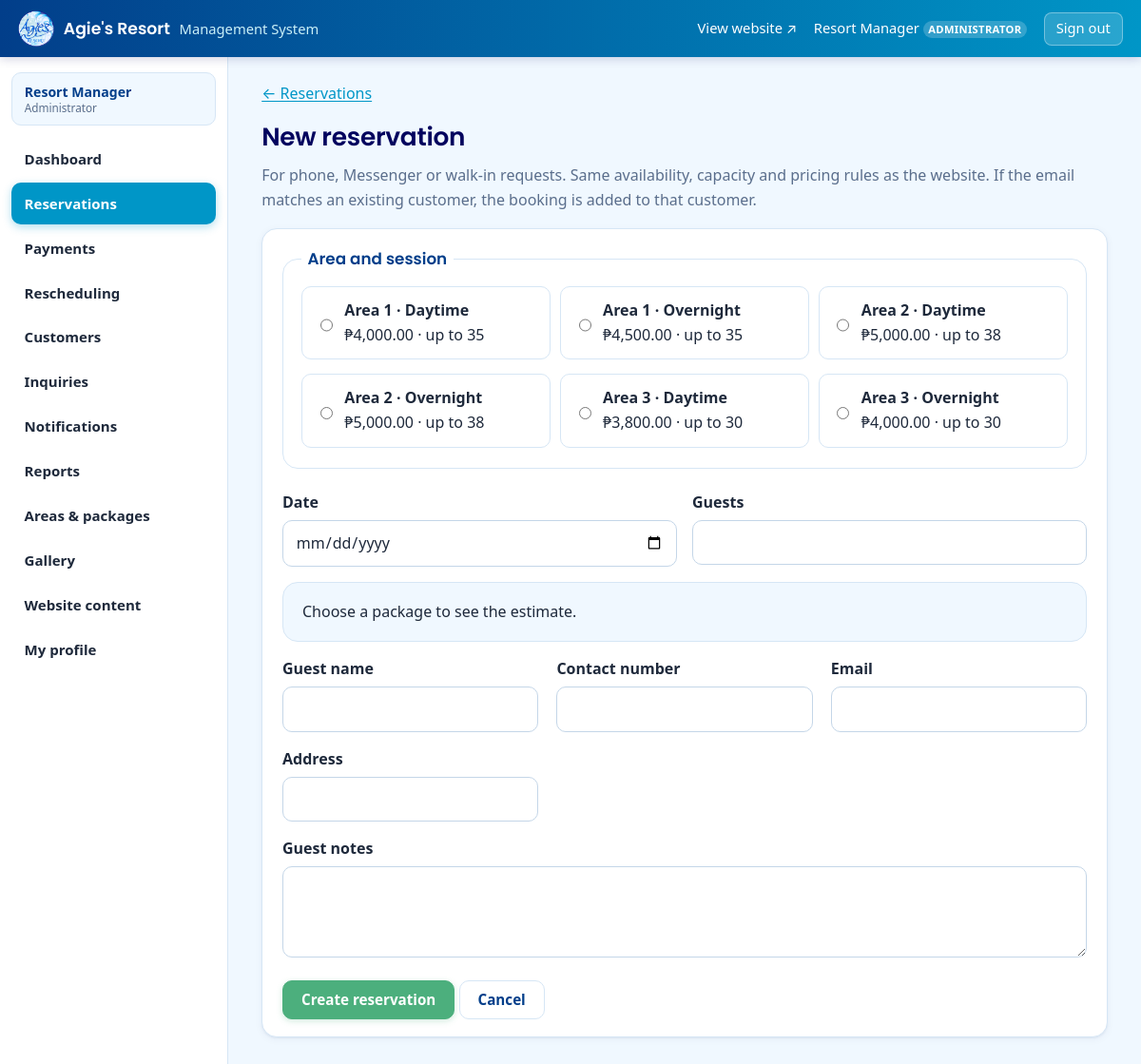
Page /admin/reservation-new.php (signed in) on the committed database.
### tables this page shows
CREATE TABLE `packages` (
  `package_id` int(10) UNSIGNED NOT NULL AUTO_INCREMENT,
  `area_id` int(10) UNSIGNED NOT NULL,
  `package_name` varchar(120) NOT NULL,
  `booking_type` enum('DAYTIME','OVERNIGHT') NOT NULL,
  `rate` decimal(10,2) NOT NULL,
  `max_guests` smallint(5) UNSIGNED NOT NULL,
  `additional_guest_fee` decimal(10,2) NOT NULL DEFAULT 50.00,
  `max_extra_guests` smallint(5) UNSIGNED NOT NULL DEFAULT 0 COMMENT 'Extra guests allowed above max_guests (0 = strict capacity). Set only after management confirms.',
  `down_payment` decimal(10,2) NOT NULL DEFAULT 1000.00,
  `start_time` time NOT NULL,
  `end_time` time NOT NULL,
  `description` varchar(255) DEFAULT NULL,
  `image` varchar(255) DEFAULT NULL,
  `status` enum('ACTIVE','INACTIVE') NOT NULL DEFAULT 'ACTIVE',
  `sort_order` smallint(6) NOT NULL DEFAULT 0,
  `created_at` timestamp NOT NULL DEFAULT current_timestamp(),
  `updated_at` timestamp NOT NULL DEFAULT current_timestamp() ON UPDATE current_timestamp(),
  PRIMARY KEY (`package_id`),
  UNIQUE KEY `uq_pkg_area_type` (`area_id`,`booking_type`),
  KEY `idx_pkg_status` (`status`),
  CONSTRAINT `fk_pkg_area` FOREIGN KEY (`area_id`) REFERENCES `resort_areas` (`area_id`) ON DELETE RESTRICT,
  CONSTRAINT `chk_pkg_rate` CHECK (`rate` >= 0 AND `additional_guest_fee` >= 0 AND `down_payment` >= 0 AND `down_payment` <= `rate`),
  CONSTRAINT `chk_pkg_guests` CHECK (`max_guests` > 0)
);

CREATE TABLE `resort_areas` (
  `area_id` int(10) UNSIGNED NOT NULL AUTO_INCREMENT,
  `area_code` varchar(20) NOT NULL,
  `area_name` varchar(80) NOT NULL,
  `description` text DEFAULT NULL,
  `capacity` smallint(5) UNSIGNED NOT NULL DEFAULT 30,
  `main_image` varchar(255) DEFAULT NULL,
  `status` enum('ACTIVE','INACTIVE') NOT NULL DEFAULT 'ACTIVE',
  `sort_order` smallint(6) NOT NULL DEFAULT 0,
  `created_at` timestamp NOT NULL DEFAULT current_timestamp(),
  `updated_at` timestamp NOT NULL DEFAULT current_timestamp() ON UPDATE current_timestamp(),
  PRIMARY KEY (`area_id`),
  UNIQUE KEY `uq_area_code` (`area_code`),
  UNIQUE KEY `uq_area_name` (`area_name`),
  CONSTRAINT `chk_area_capacity` CHECK (`capacity` > 0)
);

### app/bootstrap.php (called while the page is built, shortened)
<?php
function config(string $key, $default = null)
{
    return $GLOBALS['APP_CONFIG'][$key] ?? $default;
}
require APP_ROOT . '/app/lib/db.php';
require APP_ROOT . '/app/lib/helpers.php';
require APP_ROOT . '/app/lib/auth.php';
require APP_ROOT . '/app/services/ReservationService.php';

### app/lib/helpers.php (called while the page is built, shortened)
<?php
function e($v): string
{
    return htmlspecialchars((string) ($v ?? ''), ENT_QUOTES | ENT_SUBSTITUTE, 'UTF-8');
}
function url(string $path = ''): string
{
    return rtrim((string) config('base_url', ''), '/') . '/' . ltrim($path, '/');
}
function asset(string $path): string
{
    $f = APP_ROOT . '/' . ltrim($path, '/');
    return url($path) . (is_file($f) ? '?v=' . filemtime($f) : '');
}
function money($n): string
{
    return '₱' . number_format((float) $n, 2);
}
function type_short(string $type): string
{
    return $type === 'OVERNIGHT' ? 'Overnight' : 'Daytime';
}
function old(string $key, string $default = ''): string
{
    return isset($_POST[$key]) && is_string($_POST[$key]) ? $_POST[$key] : $default;
}
function setting(string $key, $default = null)
{
    static $cache = null;
    if ($cache === null) {
        $cache = [];
        foreach (q_all('SELECT setting_key, setting_value FROM system_settings') as $r) {
            $cache[$r['setting_key']] = $r['setting_value'];
        }
    }
    return $cache[$key] ?? $default;
}
function setting_int(string $key, int $default): int
{
    $v = setting($key);
    return ($v !== null && preg_match('/^\d+$/', (string) $v)) ? (int) $v : $default;
}

### app/lib/auth.php (called while the page is built, shortened)
<?php
function current_admin(): ?array
{
    static $loaded = false, $admin = null;
    if ($loaded) {
        return $admin;
    }
    $loaded = true;
    $id = $_SESSION['admin_id'] ?? null;
    $timeout = 60 * max(5, setting_int('session_timeout_minutes', 30));
    $row = q_one('SELECT admin_id, full_name, username, email, role, status, must_change_password FROM admins WHERE admin_id = ?', [$id]);
    $admin = $row;
    return $admin;
}
function require_login(): array
{
    $a = current_admin();
    return $a;
}
function require_perm(string $perm): array
{
    $a = require_login();
    return $a;
}

### app/lib/db.php (called while the page is built, shortened)
<?php
function db(): PDO
{
    static $pdo = null;
    if ($pdo === null) {
        $c = config('db');
        $dsn = sprintf('mysql:host=%s;port=%d;dbname=%s;charset=utf8mb4', $c['host'], (int) $c['port'], $c['name']);
        $pdo = new PDO($dsn, $c['user'], $c['pass'], [
            PDO::ATTR_ERRMODE            => PDO::ERRMODE_EXCEPTION,
            PDO::ATTR_DEFAULT_FETCH_MODE => PDO::FETCH_ASSOC,
            PDO::ATTR_EMULATE_PREPARES   => false,
            PDO::ATTR_STRINGIFY_FETCHES  => false,
        ]);
        $pdo->exec("SET time_zone = '+08:00'");
        $pdo->exec("SET SESSION TRANSACTION ISOLATION LEVEL READ COMMITTED");
    }
    return $pdo;
}
function q(string $sql, array $params = []): PDOStatement
{
    $st = db()->prepare($sql);
    $st->execute($params);
    return $st;
}
function q_all(string $sql, array $params = []): array
{
    return q($sql, $params)->fetchAll();
}
function q_one(string $sql, array $params = []): ?array
{
    $row = q($sql, $params)->fetch();
    return $row === false ? null : $row;
}

### app/services/ReservationService.php (called while the page is built, shortened)
<?php
final class ReservationService
{
    public static function packages(bool $activeOnly = true): array
    {
        $rows = q_all(
            'SELECT p.*, a.area_name, a.area_code, a.capacity, a.description AS area_description, a.main_image, a.status AS area_status
               FROM packages p JOIN resort_areas a ON a.area_id = p.area_id'
            . ($activeOnly ? " WHERE p.status = 'ACTIVE' AND a.status = 'ACTIVE'" : '')
            . ' ORDER BY a.sort_order, a.area_id, p.booking_type'
        );
        $incl = [];
        foreach (q_all('SELECT package_id, inclusion_text FROM package_inclusions ORDER BY package_id, sort_order, inclusion_id') as $i) {
            $incl[(int) $i['package_id']][] = $i['inclusion_text'];
        }
        return $rows;
    }
    public static function window(bool $staff = false): array
    {
        $min = $staff ? 0 : setting_int('booking_min_days_ahead', 1);
        $max = setting_int('booking_max_days_ahead', 365);
        return [date('Y-m-d', strtotime("+$min day")), date('Y-m-d', strtotime("+$max day"))];
    }
}

### admin/reservation-new.php (the view, shortened to what this page needs)
<?php
require __DIR__ . '/../app/bootstrap.php';
$me = require_perm('reservations.create');
$packages = ReservationService::packages();
[$minDate, $maxDate] = ReservationService::window(true);
$prefill = [];
$v = fn(string $k) => old($k, (string) ($prefill[$k] ?? ''));
$active = 'reservations';
require __DIR__ . '/../app/views/admin_header.php';
?>
<p><a href="<?= e(url('admin/reservations.php')) ?>">← Reservations</a></p>
<h1>New reservation</h1>
<p class="muted">For phone, Messenger or walk-in requests. Same availability, capacity and pricing rules as the website. If the email matches an existing customer, the booking is added to that customer.</p>
<form id="booking-form" method="post" class="panel" novalidate>
  <fieldset><legend>Area and session</legend>
    <div class="pkg-pick"><?php foreach ($packages as $p): ?>
      <label><input type="radio" name="package_id" value="<?= (int) $p['package_id'] ?>" <?= (int) old('package_id') === (int) $p['package_id'] ? 'checked' : '' ?> required
        data-rate="<?= e($p['rate']) ?>" data-max="<?= (int) $p['max_guests'] ?>" data-extra="<?= (int) $p['max_extra_guests'] ?>" data-fee="<?= e($p['additional_guest_fee']) ?>" data-dp="<?= e($p['down_payment']) ?>">
        <span><strong><?= e($p['area_name']) ?> · <?= e(type_short($p['booking_type'])) ?></strong><br><?= e(money($p['rate'])) ?> · up to <?= (int) $p['max_guests'] ?></span></label>
    <?php endforeach; ?></div>
  </fieldset>
  <div class="grid-3">
    <div class="field"><label for="booking_date">Date</label><input type="date" id="booking_date" name="booking_date" min="<?= e($minDate) ?>" max="<?= e($maxDate) ?>" value="<?= e(old('booking_date')) ?>" required></div>
    <div class="field"><label for="num_guests">Guests</label><input type="number" id="num_guests" name="num_guests" min="1" value="<?= e(old('num_guests')) ?>" required></div>
  </div>
  <p id="estimate" class="summary-box" aria-live="polite"></p>
  <div class="grid-2">
    <div class="field"><label for="full_name">Guest name</label><input type="text" id="full_name" name="full_name" maxlength="120" value="<?= e($v('full_name')) ?>" required></div>
    <div class="field"><label for="contact_number">Contact number</label><input type="tel" id="contact_number" name="contact_number" maxlength="20" value="<?= e($v('contact_number')) ?>" required></div>
    <div class="field"><label for="email">Email</label><input type="email" id="email" name="email" maxlength="120" value="<?= e($v('email')) ?>" required></div>
    <div class="field"><label for="address">Address</label><input type="text" id="address" name="address" maxlength="255" value="<?= e($v('address')) ?>"></div>
  </div>
  <div class="field"><label for="notes">Guest notes</label><textarea id="notes" name="notes" maxlength="1000"><?= e(old('notes')) ?></textarea></div>
  <button class="btn btn-success" type="submit">Create reservation</button>
  <a class="btn btn-ghost" href="<?= e(url('admin/reservations.php')) ?>">Cancel</a>
</form>
<?php require __DIR__ . '/../app/views/admin_footer.php'; ?>

### app/views/admin_header.php (shortened to what this page needs)
<?php
$me = current_admin();
$unread = $me ? (int) q_val('SELECT COUNT(*) FROM notifications WHERE is_read = 0') : 0;
$pendingPay = $me ? (int) q_val("SELECT COUNT(*) FROM payments WHERE payment_status = 'PENDING VERIFICATION'") : 0;
$pendingRs = $me ? (int) q_val("SELECT COUNT(*) FROM rescheduling_requests WHERE approval_status = 'PENDING'") : 0;
$newInq = $me ? (int) q_val("SELECT COUNT(*) FROM inquiries WHERE status = 'NEW'") : 0;
$items = [
    ['dashboard', 'index.php', 'Dashboard', 'dashboard', 0],
    ['reservations', 'reservations.php', 'Reservations', 'reservations.view', 0],
    ['payments', 'payments.php', 'Payments', 'payments.view', $pendingPay],
    ['reschedules', 'reschedules.php', 'Rescheduling', 'reschedules.manage', $pendingRs],
    ['customers', 'customers.php', 'Customers', 'customers.view', 0],
    ['inquiries', 'inquiries.php', 'Inquiries', 'inquiries.manage', $newInq],
    ['notifications', 'notifications.php', 'Notifications', 'notifications.view', $unread],
    ['reports', 'reports.php', 'Reports', 'reports.view', 0],
    ['catalog', 'areas.php', 'Areas & packages', 'catalog.manage', 0],
    ['gallery', 'gallery.php', 'Gallery', 'gallery.manage', 0],
    ['content', 'content.php', 'Website content', 'content.manage', 0],
    ['accounts', 'accounts.php', 'Administrator accounts', 'accounts.manage', 0],
    ['profile', 'profile.php', 'My profile', 'profile.view', 0],
];
?><!doctype html>
<html lang="en">
<head>
<link rel="stylesheet" href="<?= e(asset('assets/css/app.css')) ?>">
</head>
<body class="admin">
<?php if ($me): ?>
<header class="admin-top">
  <a class="brand" href="<?= e(url($me['role'] === 'SUPER ADMIN' ? 'admin/accounts.php' : 'admin/')) ?>"><span class="brand-mark" aria-hidden="true"></span><?= e((string) setting('resort_name', "Agie's Resort")) ?> <span class="muted">Management System</span></a>
  <div class="top-right">
    <a href="<?= e(url('')) ?>" target="_blank" rel="noopener">View website ↗</a>
    <a href="<?= e(url('admin/profile.php')) ?>"><?= e($me['full_name']) ?> <span class="role"><?= e($me['role'] === 'ADMIN' ? 'ADMINISTRATOR' : $me['role']) ?></span></a>
    <form method="post" action="<?= e(url('admin/logout.php')) ?>" class="inline"><?= csrf_field() ?><button class="linklike signout" type="submit">Sign out</button></form>
  </div>
</header>
<div class="admin-shell">
<nav id="admin-nav" class="admin-nav" aria-label="Management">
  <div class="nav-who"><?= e($me['full_name']) ?><small><?= e($me['role'] === 'ADMIN' ? 'Administrator' : 'Super Admin') ?></small></div>
  <?php foreach ($items as [$key, $href, $label, $perm, $count]): if ($perm !== 'profile.view' && !can($perm)) continue; ?>
    <a href="<?= e(url('admin/' . $href)) ?>"<?= ($active ?? '') === $key ? ' aria-current="page"' : '' ?>><?= e($label) ?></a>
  <?php endforeach; ?>
</nav>
<main id="main" class="admin-main">
<?php else: ?>
<main id="main" class="admin-main solo">
<?php endif; ?>

### rows in the picture
packages: package_id "☐ Area 1 · Daytime ₱4,000.00 · u", area.area_name "Area 1", booking_type "Daytime", rate "₱4,000.00", max_guests "35"
packages: package_id "☐ Area 1 · Overnight ₱4,500.00 ·", area.area_name "Area 1", booking_type "Overnight", rate "₱4,500.00", max_guests "35"
packages: package_id "☐ Area 2 · Daytime ₱5,000.00 · u", area.area_name "Area 2", booking_type "Daytime", rate "₱5,000.00", max_guests "38"
packages: package_id "☐ Area 2 · Overnight ₱5,000.00 ·", area.area_name "Area 2", booking_type "Overnight", rate "₱5,000.00", max_guests "38"
packages: package_id "☐ Area 3 · Daytime ₱3,800.00 · u", area.area_name "Area 3", booking_type "Daytime", rate "₱3,800.00", max_guests "30"
packages: package_id "☐ Area 3 · Overnight ₱4,000.00 ·", area.area_name "Area 3", booking_type "Overnight", rate "₱4,000.00", max_guests "30"

### other values in the picture
setting('resort_name', "Agie's Resort") "Agie's Resort"
$me['full_name'] "Resort Manager"
$me['role'] === 'ADMIN' ? 'ADMINISTRATOR' : $me['role'] "ADMINISTRATOR"
$me['role'] === 'ADMIN' ? 'Administrator' : 'Super Admin' "Administrator"
$label "Dashboard"
$label "Reservations"
$label "Payments"
$label "Rescheduling"
$label "Customers"
$label "Inquiries"
$label "Notifications"
$label "Reports"
$label "Areas & packages"
$label "Gallery"
$label "Website content"
